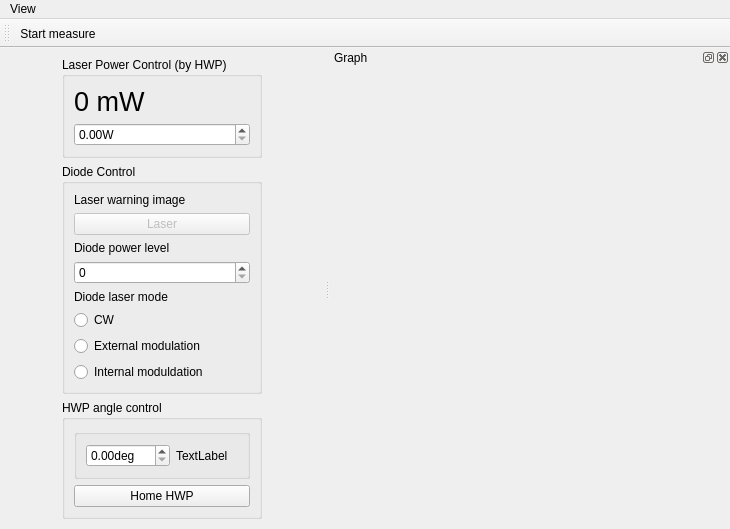
<?xml version="1.0" encoding="UTF-8"?>
<ui version="4.0">
 <class>MainWindow</class>
 <widget class="QMainWindow" name="MainWindow">
  <property name="geometry">
   <rect>
    <x>0</x>
    <y>0</y>
    <width>730</width>
    <height>529</height>
   </rect>
  </property>
  <property name="windowTitle">
   <string>Qudi: Laser</string>
  </property>
  <widget class="QWidget" name="centralwidget">
   <layout class="QGridLayout" name="gridLayout">
    <item row="0" column="0">
     <widget class="QGroupBox" name="laser_power_box">
      <property name="title">
       <string>Laser Power Control (by HWP)</string>
      </property>
      <layout class="QVBoxLayout" name="verticalLayout_2">
       <item>
        <widget class="QLabel" name="powerLabel">
         <property name="font">
          <font>
           <pointsize>20</pointsize>
          </font>
         </property>
         <property name="text">
          <string>0 mW</string>
         </property>
        </widget>
       </item>
       <item>
        <widget class="ScienDSpinBox" name="setPowerDoubleSpinBox">
         <property name="suffix">
          <string>W</string>
         </property>
        </widget>
       </item>
      </layout>
     </widget>
    </item>
    <item row="4" column="0">
     <spacer name="verticalSpacer">
      <property name="orientation">
       <enum>Qt::Vertical</enum>
      </property>
      <property name="sizeHint" stdset="0">
       <size>
        <width>20</width>
        <height>40</height>
       </size>
      </property>
     </spacer>
    </item>
    <item row="2" column="0">
     <widget class="QGroupBox" name="diode_control_box">
      <property name="sizePolicy">
       <sizepolicy hsizetype="Fixed" vsizetype="Preferred">
        <horstretch>0</horstretch>
        <verstretch>0</verstretch>
       </sizepolicy>
      </property>
      <property name="minimumSize">
       <size>
        <width>200</width>
        <height>0</height>
       </size>
      </property>
      <property name="baseSize">
       <size>
        <width>200</width>
        <height>0</height>
       </size>
      </property>
      <property name="title">
       <string>Diode Control</string>
      </property>
      <layout class="QVBoxLayout" name="verticalLayout">
       <item>
        <widget class="QLabel" name="warningLabel">
         <property name="text">
          <string>Laser warning image</string>
         </property>
        </widget>
       </item>
       <item>
        <widget class="QPushButton" name="laserButton">
         <property name="enabled">
          <bool>false</bool>
         </property>
         <property name="sizePolicy">
          <sizepolicy hsizetype="Preferred" vsizetype="Fixed">
           <horstretch>0</horstretch>
           <verstretch>0</verstretch>
          </sizepolicy>
         </property>
         <property name="text">
          <string>Laser</string>
         </property>
         <property name="checkable">
          <bool>true</bool>
         </property>
        </widget>
       </item>
       <item>
        <widget class="QLabel" name="diodePowerLabel">
         <property name="text">
          <string>Diode power level</string>
         </property>
        </widget>
       </item>
       <item>
        <widget class="QSpinBox" name="setDiodePowerSpinBox">
         <property name="maximum">
          <number>100</number>
         </property>
        </widget>
       </item>
       <item>
        <widget class="QLabel" name="modeLabel">
         <property name="text">
          <string>Diode laser mode</string>
         </property>
        </widget>
       </item>
       <item>
        <widget class="QRadioButton" name="cwRadioButton">
         <property name="text">
          <string>CW</string>
         </property>
         <attribute name="buttonGroup">
          <string notr="true">diodeModeButtonGroup</string>
         </attribute>
        </widget>
       </item>
       <item>
        <widget class="QRadioButton" name="extRadioButton">
         <property name="text">
          <string>External modulation</string>
         </property>
         <attribute name="buttonGroup">
          <string notr="true">diodeModeButtonGroup</string>
         </attribute>
        </widget>
       </item>
       <item>
        <widget class="QRadioButton" name="intRadioButton">
         <property name="text">
          <string>Internal moduldation</string>
         </property>
         <attribute name="buttonGroup">
          <string notr="true">diodeModeButtonGroup</string>
         </attribute>
        </widget>
       </item>
      </layout>
     </widget>
    </item>
    <item row="3" column="0">
     <widget class="QGroupBox" name="hwp_control_box">
      <property name="title">
       <string>HWP angle control</string>
      </property>
      <layout class="QVBoxLayout" name="verticalLayout_4">
       <item>
        <widget class="QGroupBox" name="horizontalGroupBox">
         <layout class="QHBoxLayout" name="horizontalLayout">
          <item>
           <widget class="ScienDSpinBox" name="setHWPangle">
            <property name="suffix">
             <string>deg</string>
            </property>
            <property name="maximum">
             <double>359.990000000000009</double>
            </property>
            <property name="singleStep">
             <double>0.001000000000000</double>
            </property>
           </widget>
          </item>
          <item>
           <widget class="QLabel" name="hwpAnglelabel">
            <property name="text">
             <string>TextLabel</string>
            </property>
           </widget>
          </item>
         </layout>
        </widget>
       </item>
       <item>
        <widget class="QPushButton" name="setHWPhome">
         <property name="text">
          <string>Home HWP</string>
         </property>
        </widget>
       </item>
      </layout>
     </widget>
    </item>
   </layout>
  </widget>
  <widget class="QMenuBar" name="menubar">
   <property name="geometry">
    <rect>
     <x>0</x>
     <y>0</y>
     <width>730</width>
     <height>21</height>
    </rect>
   </property>
   <widget class="QMenu" name="menuMenu">
    <property name="title">
     <string>View</string>
    </property>
    <addaction name="action_Calibration"/>
    <addaction name="actionShow_Graph"/>
    <addaction name="actionShow_Controls"/>
    <addaction name="actionReset_View"/>
    <addaction name="actionClose"/>
   </widget>
   <addaction name="menuMenu"/>
  </widget>
  <widget class="QDockWidget" name="plotDockWidget">
   <property name="sizePolicy">
    <sizepolicy hsizetype="Expanding" vsizetype="Preferred">
     <horstretch>1</horstretch>
     <verstretch>0</verstretch>
    </sizepolicy>
   </property>
   <property name="minimumSize">
    <size>
     <width>400</width>
     <height>90</height>
    </size>
   </property>
   <property name="baseSize">
    <size>
     <width>400</width>
     <height>0</height>
    </size>
   </property>
   <property name="windowTitle">
    <string>Graph</string>
   </property>
   <attribute name="dockWidgetArea">
    <number>2</number>
   </attribute>
   <widget class="QWidget" name="pwContainer">
    <property name="sizePolicy">
     <sizepolicy hsizetype="Expanding" vsizetype="Preferred">
      <horstretch>0</horstretch>
      <verstretch>0</verstretch>
     </sizepolicy>
    </property>
    <layout class="QGridLayout" name="gridLayout_3"/>
   </widget>
  </widget>
  <widget class="QToolBar" name="laserGUI_toolBar">
   <property name="windowTitle">
    <string>toolBar</string>
   </property>
   <property name="toolButtonStyle">
    <enum>Qt::ToolButtonTextUnderIcon</enum>
   </property>
   <attribute name="toolBarArea">
    <enum>TopToolBarArea</enum>
   </attribute>
   <attribute name="toolBarBreak">
    <bool>false</bool>
   </attribute>
   <addaction name="start_meas_Action"/>
  </widget>
  <action name="actionClose">
   <property name="icon">
    <iconset>
     <normaloff>../../artwork/icons/oxygen/22x22/application-exit.png</normaloff>../../artwork/icons/oxygen/22x22/application-exit.png</iconset>
   </property>
   <property name="text">
    <string>Close</string>
   </property>
  </action>
  <action name="actionShow_Graph">
   <property name="checkable">
    <bool>true</bool>
   </property>
   <property name="checked">
    <bool>true</bool>
   </property>
   <property name="text">
    <string>Show Graph</string>
   </property>
  </action>
  <action name="actionShow_Controls">
   <property name="checkable">
    <bool>true</bool>
   </property>
   <property name="checked">
    <bool>true</bool>
   </property>
   <property name="text">
    <string>Show Controls</string>
   </property>
  </action>
  <action name="actionReset_View">
   <property name="text">
    <string>Reset View</string>
   </property>
  </action>
  <action name="action_Calibration">
   <property name="text">
    <string>Calibration window</string>
   </property>
  </action>
  <action name="start_meas_Action">
   <property name="checkable">
    <bool>true</bool>
   </property>
   <property name="icon">
    <iconset>
     <normaloff>../../artwork/icons/qudiTheme/22x22/start-counter.png</normaloff>../../artwork/icons/qudiTheme/22x22/start-counter.png</iconset>
   </property>
   <property name="text">
    <string>Start measure</string>
   </property>
   <property name="toolTip">
    <string>Start power monitor</string>
   </property>
  </action>
 </widget>
 <customwidgets>
  <customwidget>
   <class>ScienDSpinBox</class>
   <extends>QDoubleSpinBox</extends>
   <header>qtwidgets.scientific_spinbox.h</header>
  </customwidget>
 </customwidgets>
 <resources/>
 <connections>
  <connection>
   <sender>actionClose</sender>
   <signal>triggered()</signal>
   <receiver>MainWindow</receiver>
   <slot>close()</slot>
   <hints>
    <hint type="sourcelabel">
     <x>-1</x>
     <y>-1</y>
    </hint>
    <hint type="destinationlabel">
     <x>263</x>
     <y>299</y>
    </hint>
   </hints>
  </connection>
  <connection>
   <sender>actionShow_Graph</sender>
   <signal>toggled(bool)</signal>
   <receiver>plotDockWidget</receiver>
   <slot>setVisible(bool)</slot>
   <hints>
    <hint type="sourcelabel">
     <x>-1</x>
     <y>-1</y>
    </hint>
    <hint type="destinationlabel">
     <x>578</x>
     <y>300</y>
    </hint>
   </hints>
  </connection>
 </connections>
 <buttongroups>
  <buttongroup name="diodeModeButtonGroup"/>
 </buttongroups>
</ui>
